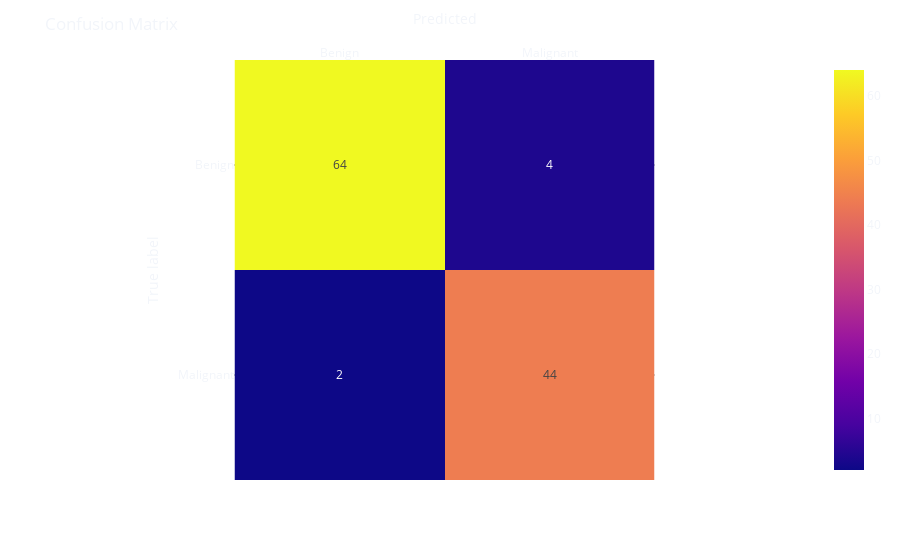

This figure's notebook cell:
### Code cell
import plotly.express as px

fig = px.imshow(matrix,
                labels=dict(x="Predicted", y="True label"),
                x=['Benign', 'Malignant'],
                y=['Benign', 'Malignant'],
                text_auto=True
                )
fig.update_xaxes(side='top')
fig.update_layout(template='plotly_dark',
                  title='Confusion Matrix',
                  coloraxis_showscale=False,
                  paper_bgcolor='rgba(0, 0, 0, 0)',
                  plot_bgcolor='rgba(0, 0, 0, 0)')
fig.show()
#py.plot(fig, filename=f'model_confusion_matrix.html')

### Figure 1 — Plotly figure (JSON) as saved in the notebook; plotly's stock layout.template omitted (floating-point values rounded to 4 significant figures)
{"data": [{"coloraxis": "coloraxis", "hovertemplate": "Predicted: %{x}<br>True label: %{y}<br>color: %{z}<extra></extra>", "name": "0", "texttemplate": "%{z}", "type": "heatmap", "x": ["Benign", "Malignant"], "xaxis": "x", "y": ["Benign", "Malignant"], "yaxis": "y", "z": [[64, 4], [2, 44]]}], "layout": {"coloraxis": {"colorscale": [[0, "#0d0887"], [0.1111, "#46039f"], [0.2222, "#7201a8"], [0.3333, "#9c179e"], [0.4444, "#bd3786"], [0.5556, "#d8576b"], [0.6667, "#ed7953"], [0.7778, "#fb9f3a"], [0.8889, "#fdca26"], [1, "#f0f921"]]}, "margin": {"t": 60}, "paper_bgcolor": "rgba(0, 0, 0, 0)", "plot_bgcolor": "rgba(0, 0, 0, 0)", "title": {"text": "Confusion Matrix"}, "xaxis": {"anchor": "y", "constrain": "domain", "domain": [0, 1], "scaleanchor": "y", "side": "top", "title": {"text": "Predicted"}}, "yaxis": {"anchor": "x", "autorange": "reversed", "constrain": "domain", "domain": [0, 1], "title": {"text": "True label"}}}}
